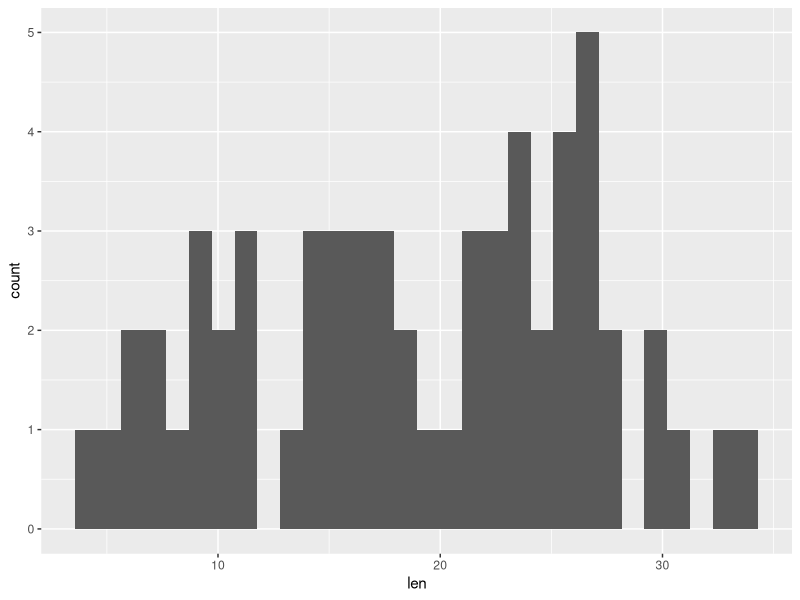
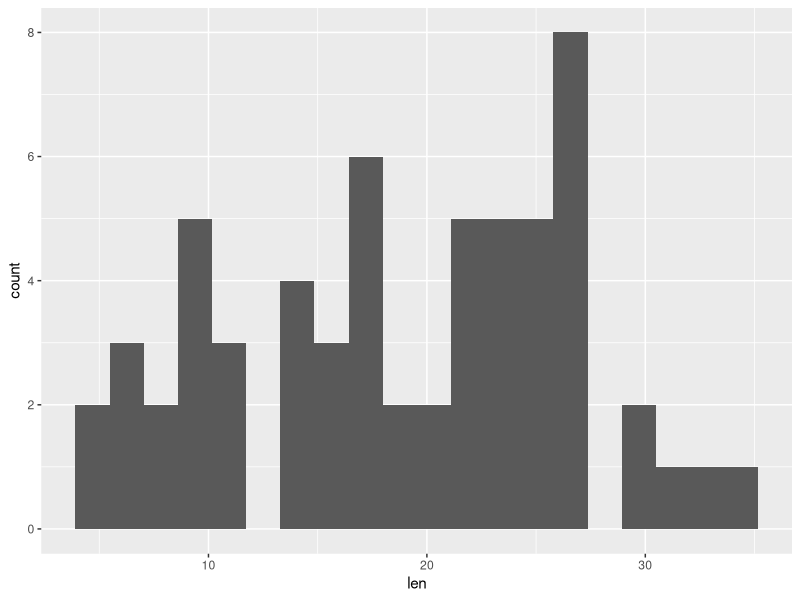
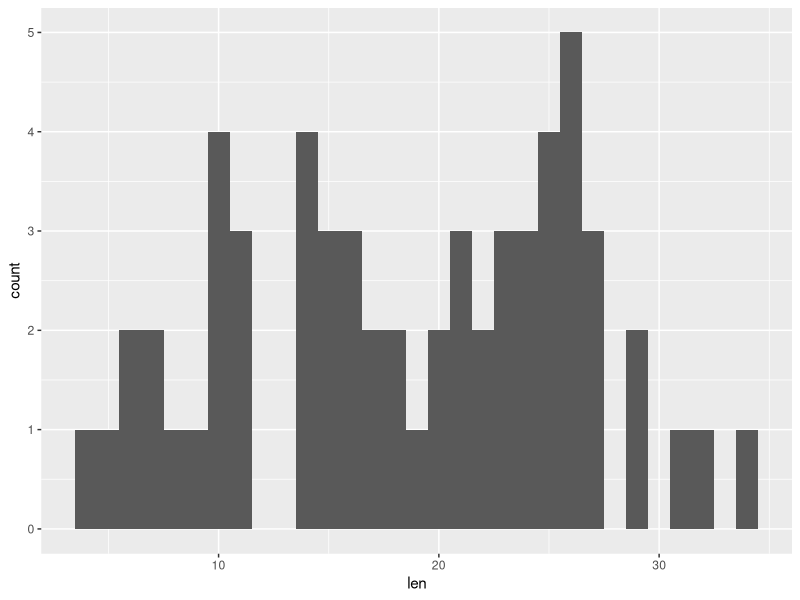
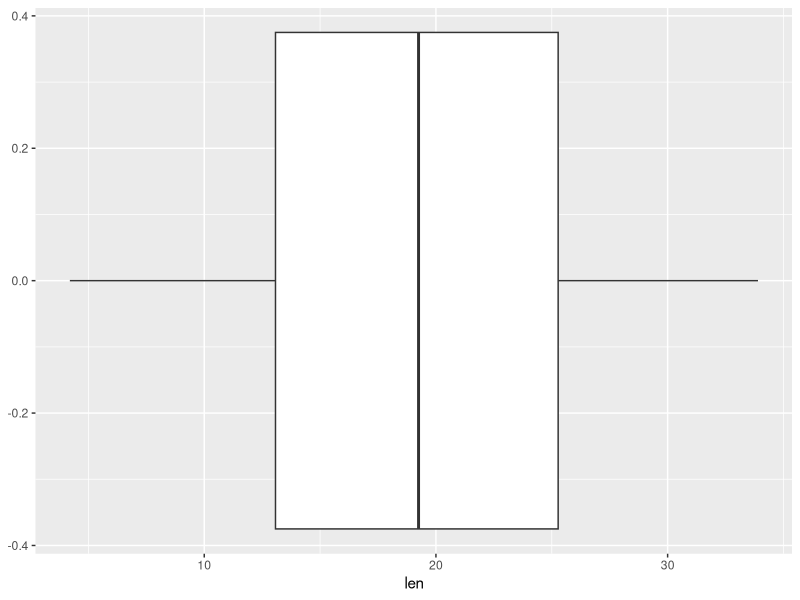
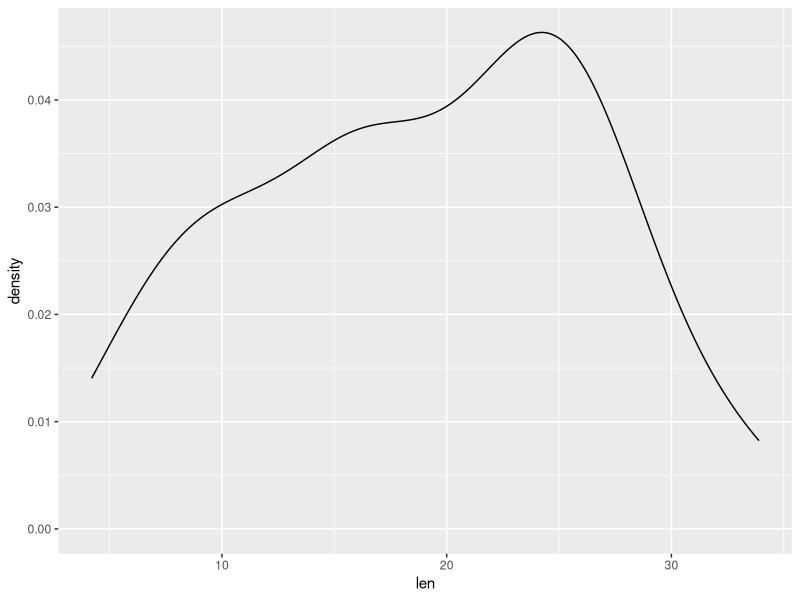
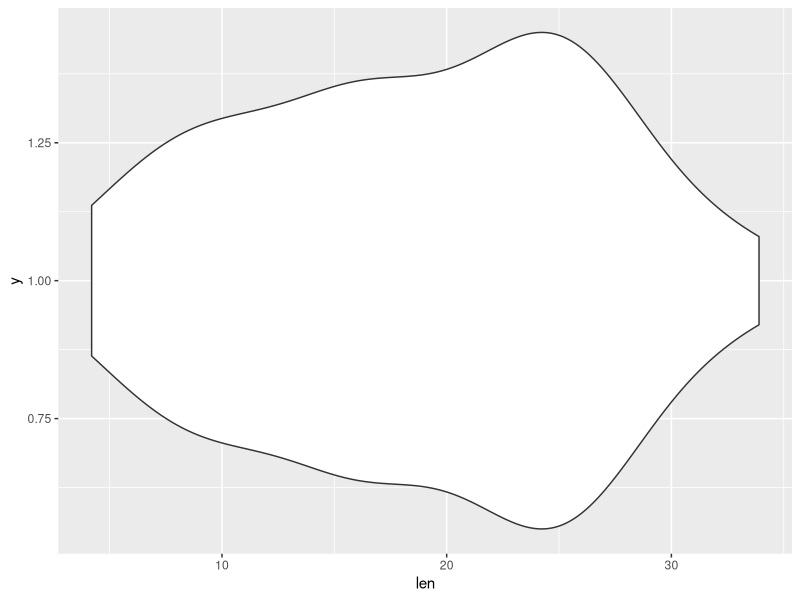
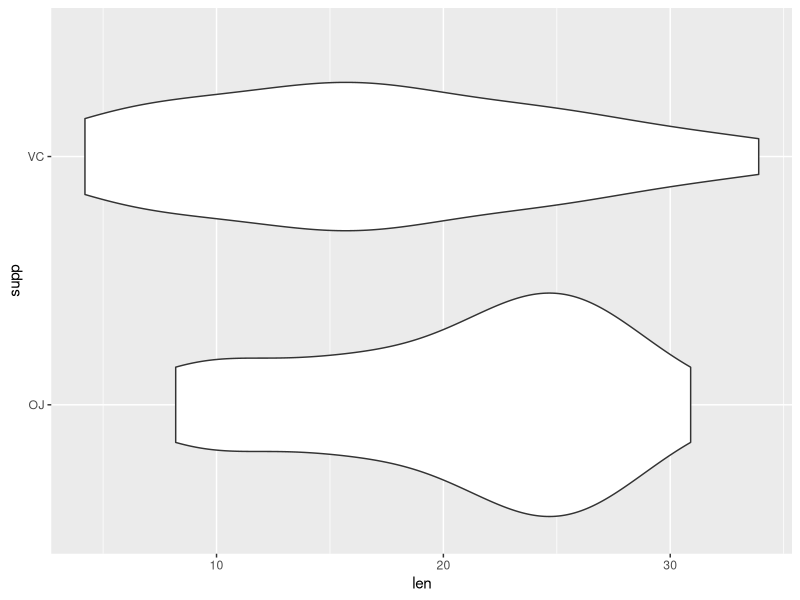
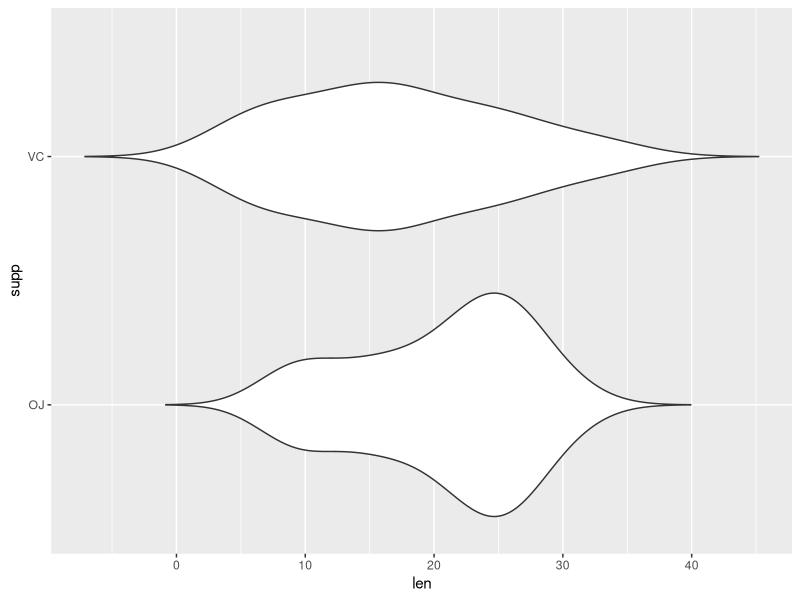

The R script that drew these images, in order:
## ---- chunk 1
knitr::opts_chunk$set(echo = TRUE)
## ---- chunk 2
library("tidyverse")
## ---- chunk 3
data()
## ---- chunk 4
dim(ToothGrowth)
head(ToothGrowth)
tail(ToothGrowth)
summary(ToothGrowth)
## ---- chunk 5
ggplot(ToothGrowth, aes(x = len)) + 
  geom_histogram()
## ---- chunk 6
ggplot(ToothGrowth, aes(x = len)) + 
  geom_histogram(bins = 20)
## ---- chunk 7
ggplot(ToothGrowth, aes(x = len)) + 
  geom_histogram(binwidth = 1)
## ---- chunk 8
ggplot(ToothGrowth, aes(x = len)) + 
  geom_boxplot()
## ---- chunk 9
ggplot(ToothGrowth, aes(x = len)) + 
  geom_density()
## ---- chunk 10
ggplot(ToothGrowth, aes(x = len, y = 1)) + # note the y = 1
  geom_violin()
## ---- chunk 11
ggplot(ToothGrowth, aes(x = len, y = supp)) + 
  geom_violin()
## ---- chunk 12
ggplot(ToothGrowth, aes(x = len, y = supp)) + 
  geom_violin(trim = FALSE)
## ---- chunk 13
ggplot(ToothGrowth, aes(x = len, y = supp)) + 
  geom_violin(trim = FALSE) + 
  geom_point()
## ---- chunk 14
ggplot(ToothGrowth, aes(x = len, y = supp)) + 
  geom_violin(trim = FALSE) + 
  geom_jitter()
## ---- chunk 15
ggplot(ToothGrowth, aes(x = supp, y = len)) + 
  geom_violin(trim = FALSE) + 
  geom_jitter()
## ---- chunk 16
ggplot(ToothGrowth, aes(y = supp, x = len)) + 
  geom_violin(trim = FALSE) + 
  geom_jitter() + 
  coord_flip()
## ---- chunk 17
ggplot(chickwts, aes(x = feed, y = weight)) + 
  geom_violin(trim = TRUE) + 
  geom_jitter() 
## ---- chunk 18
ggplot(ToothGrowth, aes(x = dose, y = len)) + 
  geom_point()
## ---- chunk 19
ggplot(ToothGrowth, aes(x = dose, y = len)) + 
  geom_jitter(width=0.1)
## ---- chunk 20
ggplot(ToothGrowth, aes(x = dose, y = len)) + 
  geom_jitter(width=0.01) +
  scale_x_log10()
## ---- chunk 21
ggplot(ToothGrowth, aes(x = dose, y = len, color = supp, shape = supp)) + 
  geom_jitter(width=0.01) +
  scale_x_log10()
## ---- chunk 22
ggplot(ToothGrowth, aes(x = dose, y = len, color = supp, shape = supp)) + 
  geom_jitter(width=0.01) +
  scale_x_log10() +
  geom_smooth(method = "lm")
## ---- chunk 23
m <- lm(len ~ dose*supp, data = ToothGrowth)
anova(m)
## ---- chunk 24
d <- ToothGrowth %>%
  rename(
    Length = len,
    Delivery = supp,
    Dose = dose) %>%
  mutate(Delivery = fct_recode(Delivery, 
                               "Orange Juice" = "OJ",
                               "Ascorbic Acid" = "VC"))
## ---- chunk 25
ggplot(d,                       # Note the new data.frame
       aes(
         x = Dose, 
         y = Length, 
         color = Delivery, 
         shape = Delivery)) + 
  geom_jitter(width = 0.01) +
  scale_x_log10() +
  geom_smooth(method = "lm") + 
  labs(
    x = "Dose (mg/day)", 
    y = "Length (\u00b5m)", # unicode \u005b is the Greek letter mu
    title = "Odontoblast length vs Vitamin C in Guinea Pigs",
    color = "Delivery Method",
    shape = "Delivery Method") +
  theme_bw() +
  theme(legend.position = c(0.8, 0.2),
        legend.background = element_rect(fill = "white",
                                        color = "black"))
## ---- chunk 26
# Save to an object
g <- ggplot(d,                      
       aes(
         x = Dose, 
         y = Length, 
         color = Delivery, 
         shape = Delivery)) + 
  geom_jitter(width = 0.01) +
  scale_x_log10() +
  geom_smooth(method = "lm") + 
  labs(
    x = "Dose (mg/day)", 
    y = "Length (\u00b5m)", # unicode \u005b is the Greek letter mu
    title = "Odontoblast length vs Vitamin C in Guinea Pigs",
    color = "Delivery Method",
    shape = "Delivery Method") +
  theme_bw() +
  theme(legend.position = c(0.8, 0.2),
        legend.background = element_rect(fill = "white",
                                        color = "black"))
g <- ggplot(d,                      
       aes(
         x = Dose, 
         y = Length, 
         color = Delivery, 
         shape = Delivery)) + 
  geom_jitter()

# Write to a file
fn <- "toothgrowth.png"
ggsave(fn, plot = g, width = 6, height = 4)

# Clean up
unlink(fn) # remove the file
## ---- chunk 27
ggplot(diamonds, 
       aes(
         x = carat,
         y = price,
         color = depth)) +
  scale_color_gradientn(colors = rainbow(5)) +
  geom_point(alpha = 0.2) +
  facet_grid(color ~ cut) + 
  scale_y_log10() + 
  scale_x_log10() + 
  theme_bw()
## ---- chunk 28
m <- lm(log(price) ~ log(carat) * depth * cut * color, data = diamonds)
drop1(m, test = "F")
